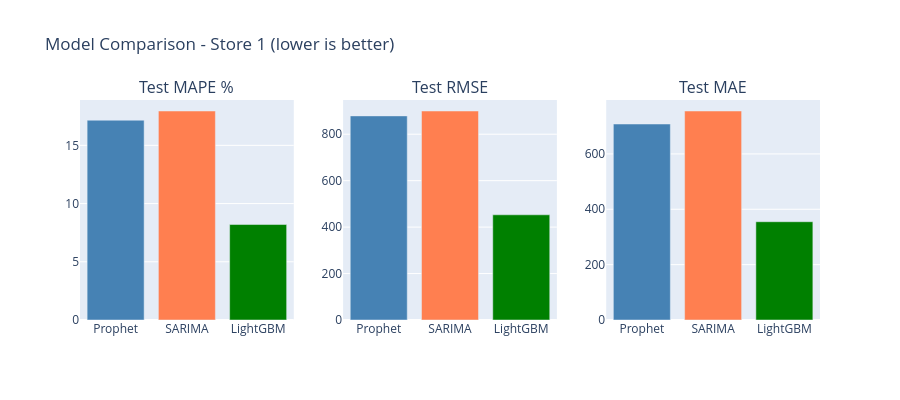

This figure's notebook cell:
### Code cell
# Bar chart comparison
fig = make_subplots(rows=1, cols=3,
                    subplot_titles=['Test MAPE %', 'Test RMSE', 'Test MAE'])

models = comparison['Model'].tolist()
colors = ['steelblue', 'coral', 'green']

fig.add_trace(go.Bar(
    x=models,
    y=comparison['Test MAPE %'].tolist(),
    marker_color=colors,
    showlegend=False
), row=1, col=1)

fig.add_trace(go.Bar(
    x=models,
    y=comparison['Test RMSE'].tolist(),
    marker_color=colors,
    showlegend=False
), row=1, col=2)

fig.add_trace(go.Bar(
    x=models,
    y=comparison['Test MAE'].tolist(),
    marker_color=colors,
    showlegend=False
), row=1, col=3)

fig.update_layout(
    title='Model Comparison - Store 1 (lower is better)',
    height=400
)
fig.show()

import os
os.makedirs("../docs", exist_ok=True)
fig.write_image("../docs/model_comparison.png", width=1200, height=500, scale=2)
print("Saved: ../docs/model_comparison.png")

### Figure 1 — Plotly figure (JSON) as saved in the notebook; plotly's stock layout.template omitted (floating-point values rounded to 4 significant figures)
{"data": [{"marker": {"color": ["steelblue", "coral", "green"]}, "showlegend": false, "type": "bar", "x": ["Prophet", "SARIMA", "LightGBM"], "xaxis": "x", "y": [17.16, 17.95, 8.2], "yaxis": "y"}, {"marker": {"color": ["steelblue", "coral", "green"]}, "showlegend": false, "type": "bar", "x": ["Prophet", "SARIMA", "LightGBM"], "xaxis": "x2", "y": [879, 900, 453], "yaxis": "y2"}, {"marker": {"color": ["steelblue", "coral", "green"]}, "showlegend": false, "type": "bar", "x": ["Prophet", "SARIMA", "LightGBM"], "xaxis": "x3", "y": [708, 755, 355], "yaxis": "y3"}], "layout": {"annotations": [{"font": {"size": 16}, "showarrow": false, "text": "Test MAPE %", "x": 0.1444, "xanchor": "center", "xref": "paper", "y": 1, "yanchor": "bottom", "yref": "paper"}, {"font": {"size": 16}, "showarrow": false, "text": "Test RMSE", "x": 0.5, "xanchor": "center", "xref": "paper", "y": 1, "yanchor": "bottom", "yref": "paper"}, {"font": {"size": 16}, "showarrow": false, "text": "Test MAE", "x": 0.8556, "xanchor": "center", "xref": "paper", "y": 1, "yanchor": "bottom", "yref": "paper"}], "height": 400, "title": {"text": "Model Comparison - Store 1 (lower is better)"}, "xaxis": {"anchor": "y", "domain": [0, 0.2889]}, "xaxis2": {"anchor": "y2", "domain": [0.3556, 0.6444]}, "xaxis3": {"anchor": "y3", "domain": [0.7111, 1]}, "yaxis": {"anchor": "x", "domain": [0, 1]}, "yaxis2": {"anchor": "x2", "domain": [0, 1]}, "yaxis3": {"anchor": "x3", "domain": [0, 1]}}}
